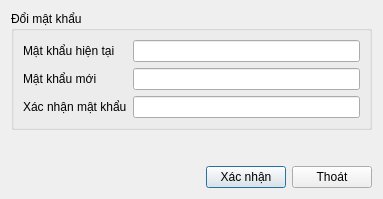
<?xml version="1.0" encoding="UTF-8"?>
<ui version="4.0">
 <class>DoiMatKhauDialog</class>
 <widget class="QDialog" name="DoiMatKhauDialog">
  <property name="geometry">
   <rect>
    <x>0</x>
    <y>0</y>
    <width>383</width>
    <height>199</height>
   </rect>
  </property>
  <property name="windowTitle">
   <string>Dialog</string>
  </property>
  <layout class="QVBoxLayout" name="verticalLayout_3">
   <item>
    <widget class="QGroupBox" name="groupBox">
     <property name="title">
      <string>Đổi mật khẩu</string>
     </property>
     <layout class="QHBoxLayout" name="horizontalLayout_2">
      <item>
       <layout class="QVBoxLayout" name="verticalLayout">
        <item>
         <widget class="QLabel" name="label">
          <property name="text">
           <string>Mật khẩu hiện tại</string>
          </property>
         </widget>
        </item>
        <item>
         <widget class="QLabel" name="label_2">
          <property name="text">
           <string>Mật khẩu mới</string>
          </property>
         </widget>
        </item>
        <item>
         <widget class="QLabel" name="label_3">
          <property name="text">
           <string>Xác nhận mật khẩu</string>
          </property>
         </widget>
        </item>
       </layout>
      </item>
      <item>
       <layout class="QVBoxLayout" name="verticalLayout_2">
        <item>
         <widget class="QLineEdit" name="lineEditMatKhauHienTai"/>
        </item>
        <item>
         <widget class="QLineEdit" name="lineEditMatKhauMoi"/>
        </item>
        <item>
         <widget class="QLineEdit" name="lineEditXacNhanMatKhau"/>
        </item>
       </layout>
      </item>
     </layout>
    </widget>
   </item>
   <item>
    <spacer name="verticalSpacer">
     <property name="orientation">
      <enum>Qt::Orientation::Vertical</enum>
     </property>
     <property name="sizeHint" stdset="0">
      <size>
       <width>20</width>
       <height>12</height>
      </size>
     </property>
    </spacer>
   </item>
   <item>
    <layout class="QHBoxLayout" name="horizontalLayout">
     <item>
      <spacer name="horizontalSpacer">
       <property name="orientation">
        <enum>Qt::Orientation::Horizontal</enum>
       </property>
       <property name="sizeHint" stdset="0">
        <size>
         <width>40</width>
         <height>20</height>
        </size>
       </property>
      </spacer>
     </item>
     <item>
      <widget class="QPushButton" name="pushButtonXacNhan">
       <property name="text">
        <string>Xác nhận</string>
       </property>
      </widget>
     </item>
     <item>
      <widget class="QPushButton" name="pushButtonThoat">
       <property name="text">
        <string>Thoát</string>
       </property>
      </widget>
     </item>
    </layout>
   </item>
  </layout>
 </widget>
 <resources/>
 <connections/>
</ui>
